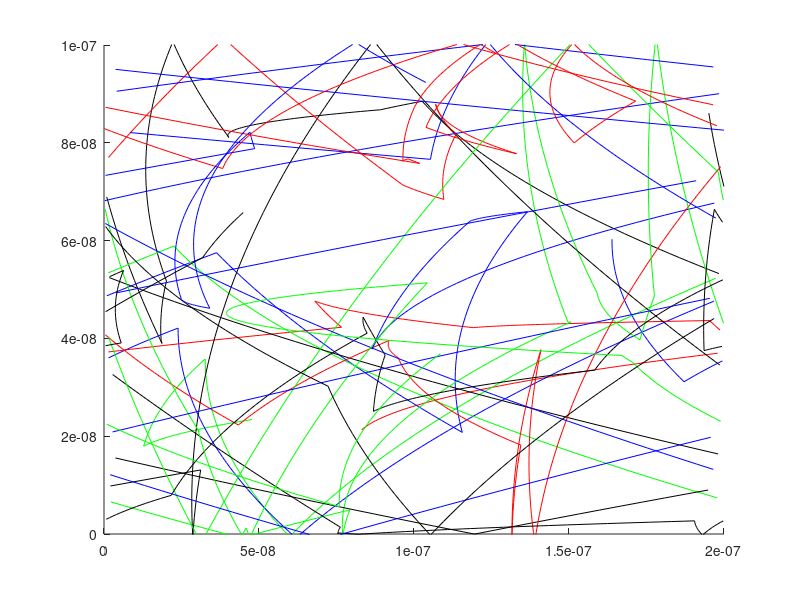
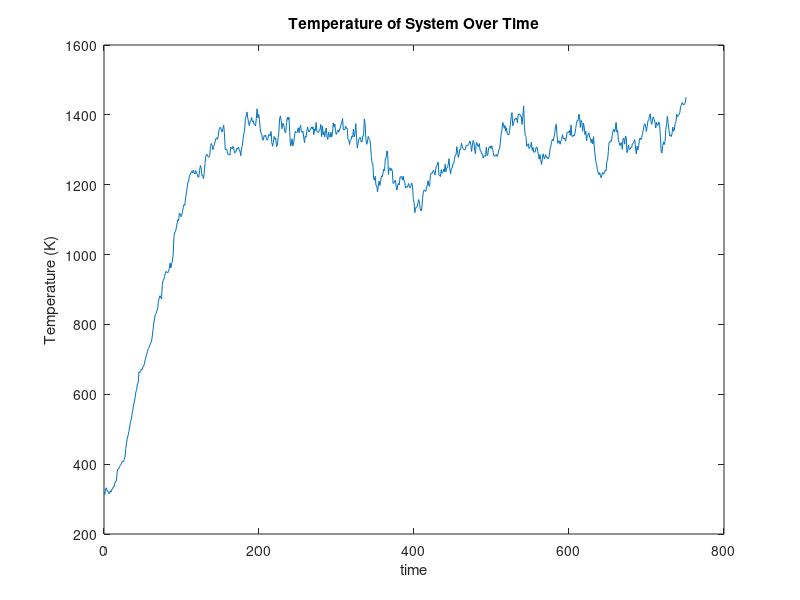

The MATLAB script that drew these images, in order:
%% Section 1: Constant Electric Field
% In this section, a constant electric field is applied in the X-direction
% of the simulation plane. Each electron experiences an equal force from
% the field, since the magnitude of the field is equal everywhere, and the
% electric force is F = eE, which is of course also constant for all
% involved electrons in the system. The acceleration for each particle is
% then A = eE/m, which is also constant for every particle. Using a value
% of 1V shows a very defined curving to the right, which leaves an electric
% field of 1e7V/m. The magnitude of the force experienced by each particle
% is then 1.602e-12 N, which in turn leads to an acceleration of
% 1.7588m/s^2.
% The current density component from electron drift is given by J = qnuE,
% where u is the mobility of electrons, E is the electric field, n is the
% number of free electrons, and q is the elementary charge.
clear
C.q_0 = 1.60217653e-19;
C.m_0 = 9.10938215e-31;
C.kb = 1.3806504e-23;
C.T = 300;
frameWidth = 200e-9;
frameHeight = 100e-9;
nAtoms = 1000;
Vth = sqrt(2*C.kb*C.T /(0.26*C.m_0));
dt = frameHeight/Vth/100;
Tstop = 750*dt;
t = 0;
freepath = 0.2e-12;
Pscatter = 1 - exp(-dt/freepath);
Voltage = 2;
Efield = Voltage / frameWidth;
Force = Efield * C.q_0;
Accel = Force / C.m_0;

%initializing vectors
Xnext = zeros(1,nAtoms);
Ynext = zeros(1,nAtoms);
VX = Vth * randn(1,nAtoms);
VY = Vth * randn(1,nAtoms);
V = sqrt(VY.*VY+VX.*VX);
X = frameWidth * rand(1, nAtoms);
Y = frameHeight * rand(1, nAtoms);
R = zeros(1, nAtoms);
Temperature = zeros(1, 100);
iteration = 1;


while t < Tstop
    %determines which particles scatter and performs calculations on them
    %to determine mean free path and time between collisions
    R = rand(1,nAtoms);
    VX(R<Pscatter) = Vth*randn(1);
    VY(R<Pscatter) = Vth*randn(1);
    VX = VX + Accel*dt;
    V = sqrt(VY.*VY+VX.*VX);
    
    
    Xnext = X + VX*dt;
    Ynext = Y + VY*dt;
    %X boundary conditions set
    right = Xnext>frameWidth;
    left = Xnext<0;
    Xnext(right) = Xnext(right)-frameWidth;
    Xnext(left) = Xnext(left) + frameWidth;
    %Y boundary conditions set
    top = Ynext > frameHeight;
    bottom = Ynext < 0;
    VY(top | bottom) = VY(top | bottom) * -1;
    %calculations for temperature
    Temperature(iteration) = 0.26*C.m_0*mean(V.^2)/4/C.kb;
    figure(1)
    xlim([0 frameWidth])
    ylim([0 frameHeight])
    hold on
    %plotting, but avoid plotting the full horizontal jump
    if abs(Xnext(1) - X(1)) < 2*abs(VX(1))*dt
        figure(1)
        plot([Xnext(1) X(1)], [Ynext(1) Y(1)], 'blue')
    end
    if abs(Xnext(2) - X(2)) < 2*abs(VX(2))*dt
        figure(1)
        plot([Xnext(2) X(2)], [Ynext(2) Y(2)], 'red')
    end
    if abs(Xnext(3) - X(3)) < 2*abs(VX(3))*dt
        figure(1)
        plot([Xnext(3) X(3)], [Ynext(3) Y(3)], 'green')
    end
    if abs(Xnext(4) - X(4)) < 2*abs(VX(4))*dt
        figure(1)
        plot([Xnext(4) X(4)], [Ynext(4) Y(4)], 'black')
    end
    
    %updating positions, and advancing time a step forward so the while
    %loop works
    X = Xnext;
    Y = Ynext;
    t = t+dt;
    iteration = iteration + 1;
    pause(0.0001);
end
%Outputs, temperature, mean free path, and mean time between collisions 
figure(2)
dummy = linspace(0,iteration, length(Temperature));
plot(dummy, Temperature)
title('Temperature of System Over Time')
xlabel('time')
ylabel('Temperature (K)')
